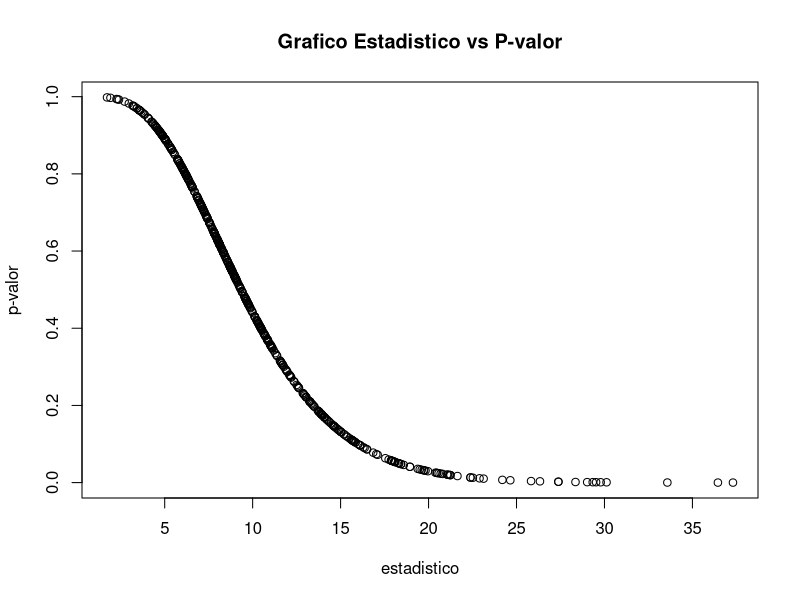

Here is the R script that generated this plot:
# ==================================================================
# Generador congruencial de n?meros pseudoaleatorios
# ==================================================================

# ------------------------------------------------------------------
# initRANDC(semilla,a,c,m)
#   Selecciona el generador congruencial
#   Por defecto RANDU de IBM con semilla del reloj
#   OJO: No se hace ninguna verificaci?n de los par?metros
# ------------------------------------------------------------------
initRANDC <- function(semilla=as.numeric(Sys.time()), a=2^16+3, c=0, m=2^31) {
  .semilla <<- as.double(semilla) %% m  #C?lculos en doble precisi?n
  .a <<- a
  .c <<- c
  .m <<- m
  return(invisible(list(semilla=.semilla,a=.a,c=.c,m=.m))) #print(initRANDC())
}

# ------------------------------------------------------------------
# RANDC()
#   Genera un valor pseudoaleatorio con el generador congruencial
#   Actualiza la semilla (si no existe llama a initRANDC)
# ------------------------------------------------------------------
RANDC <- function() {
    if (!exists(".semilla", envir=globalenv())) initRANDC()
    .semilla <<- (.a * .semilla + .c) %% .m
    return(.semilla/.m)
}

# ------------------------------------------------------------------
# RANDCN(n)
#   Genera un vector de valores pseudoaleatorios con el generador congruencial
#   (por defecto de dimensi?n 1000)
#   Actualiza la semilla (si no existe llama a initRANDC)
# ------------------------------------------------------------------
RANDCN <- function(n=1000) {
    x <- numeric(n)
    for(i in 1:n) x[i]<-RANDC()
    return(x)
    # return(replicate(n,RANDC()))  # Alternativa m?s r?pida    
}

n <- 50
nsim <- 500
estadistico <- numeric(nsim)
pvalor <- numeric(nsim)

for(isim in 1:nsim) {
  u <- RANDCN(n) # Generar
  # u <- runif(n)
  tmp <- Box.test(u,lag=10, type="Ljung")
  estadistico[isim] <- tmp$statistic
  pvalor[isim] <- tmp$p.value
}
plot(x=estadistico,y=pvalor,main = "Grafico Estadistico vs P-valor",xlab ="estadistico",
     ylab = "p-valor")